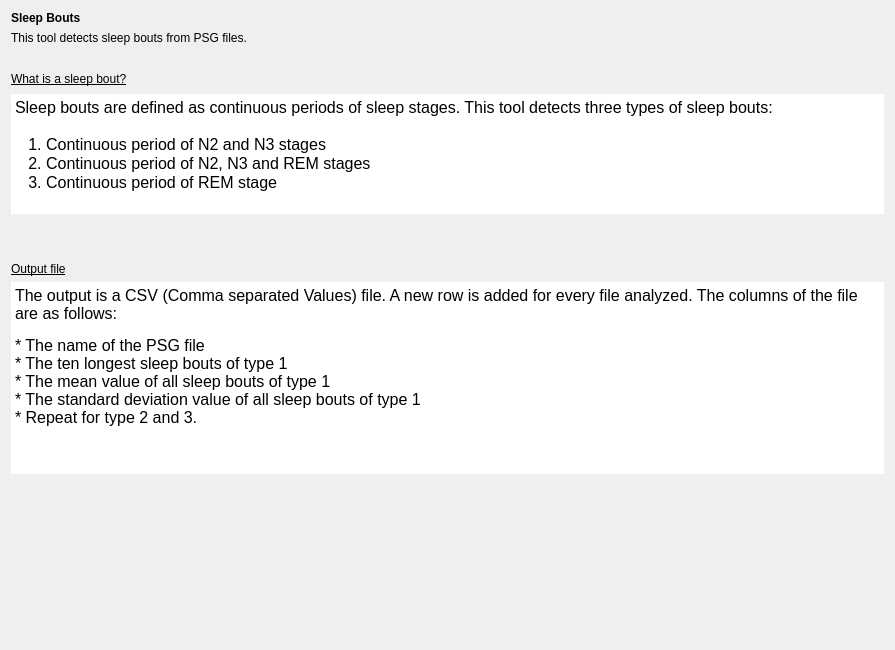
<?xml version="1.0" encoding="UTF-8"?>
<ui version="4.0">
 <class>IntroStep</class>
 <widget class="QWidget" name="IntroStep">
  <property name="geometry">
   <rect>
    <x>0</x>
    <y>0</y>
    <width>895</width>
    <height>650</height>
   </rect>
  </property>
  <property name="windowTitle">
   <string>Form</string>
  </property>
  <property name="styleSheet">
   <string notr="true">font: 12pt &quot;Roboto&quot;;</string>
  </property>
  <layout class="QHBoxLayout" name="horizontalLayout_2">
   <item>
    <layout class="QVBoxLayout" name="verticalLayout_4">
     <item>
      <layout class="QVBoxLayout" name="verticalLayout">
       <item>
        <widget class="QLabel" name="label">
         <property name="text">
          <string>&lt;html&gt;&lt;head/&gt;&lt;body&gt;&lt;p&gt;&lt;span style=&quot; font-weight:600;&quot;&gt;Sleep Bouts&lt;/span&gt;&lt;/p&gt;&lt;/body&gt;&lt;/html&gt;</string>
         </property>
        </widget>
       </item>
       <item>
        <widget class="QLabel" name="label_2">
         <property name="text">
          <string>This tool detects sleep bouts from PSG files.</string>
         </property>
        </widget>
       </item>
      </layout>
     </item>
     <item>
      <spacer name="verticalSpacer">
       <property name="orientation">
        <enum>Qt::Vertical</enum>
       </property>
       <property name="sizeType">
        <enum>QSizePolicy::Fixed</enum>
       </property>
       <property name="sizeHint" stdset="0">
        <size>
         <width>20</width>
         <height>20</height>
        </size>
       </property>
      </spacer>
     </item>
     <item>
      <layout class="QVBoxLayout" name="verticalLayout_2">
       <item>
        <widget class="QLabel" name="label_3">
         <property name="text">
          <string>&lt;html&gt;&lt;head/&gt;&lt;body&gt;&lt;p&gt;&lt;span style=&quot; text-decoration: underline;&quot;&gt;What is a sleep bout?&lt;/span&gt;&lt;/p&gt;&lt;/body&gt;&lt;/html&gt;</string>
         </property>
        </widget>
       </item>
       <item>
        <widget class="QTextEdit" name="textEdit_2">
         <property name="maximumSize">
          <size>
           <width>16777215</width>
           <height>120</height>
          </size>
         </property>
         <property name="frameShape">
          <enum>QFrame::NoFrame</enum>
         </property>
         <property name="frameShadow">
          <enum>QFrame::Plain</enum>
         </property>
         <property name="lineWidth">
          <number>0</number>
         </property>
         <property name="readOnly">
          <bool>true</bool>
         </property>
         <property name="html">
          <string>&lt;!DOCTYPE HTML PUBLIC &quot;-//W3C//DTD HTML 4.0//EN&quot; &quot;http://www.w3.org/TR/REC-html40/strict.dtd&quot;&gt;
&lt;html&gt;&lt;head&gt;&lt;meta name=&quot;qrichtext&quot; content=&quot;1&quot; /&gt;&lt;style type=&quot;text/css&quot;&gt;
p, li { white-space: pre-wrap; }
&lt;/style&gt;&lt;/head&gt;&lt;body style=&quot; font-family:'Roboto'; font-size:12pt; font-weight:400; font-style:normal;&quot;&gt;
&lt;p style=&quot; margin-top:0px; margin-bottom:0px; margin-left:0px; margin-right:0px; -qt-block-indent:0; text-indent:0px;&quot;&gt;Sleep bouts are defined as continuous periods of sleep stages. This tool detects three types of sleep bouts:&lt;br /&gt;&lt;/p&gt;
&lt;p style=&quot; margin-top:0px; margin-bottom:0px; margin-left:0px; margin-right:0px; -qt-block-indent:0; text-indent:0px;&quot;&gt;   1. Continuous period of N2 and N3 stages&lt;/p&gt;
&lt;p style=&quot; margin-top:0px; margin-bottom:0px; margin-left:0px; margin-right:0px; -qt-block-indent:0; text-indent:0px;&quot;&gt;   2. Continuous period of N2, N3 and REM stages&lt;/p&gt;
&lt;p style=&quot; margin-top:0px; margin-bottom:0px; margin-left:0px; margin-right:0px; -qt-block-indent:0; text-indent:0px;&quot;&gt;   3. Continuous period of REM stage&lt;/p&gt;&lt;/body&gt;&lt;/html&gt;</string>
         </property>
        </widget>
       </item>
       <item>
        <widget class="QLabel" name="label_5">
         <property name="text">
          <string/>
         </property>
         <property name="pixmap">
          <pixmap resource="sleep_bouts.qrc">:/sleep_bout/sleep_bouts.png</pixmap>
         </property>
         <property name="alignment">
          <set>Qt::AlignLeading|Qt::AlignLeft|Qt::AlignVCenter</set>
         </property>
        </widget>
       </item>
      </layout>
     </item>
     <item>
      <spacer name="verticalSpacer_2">
       <property name="orientation">
        <enum>Qt::Vertical</enum>
       </property>
       <property name="sizeType">
        <enum>QSizePolicy::Fixed</enum>
       </property>
       <property name="sizeHint" stdset="0">
        <size>
         <width>20</width>
         <height>20</height>
        </size>
       </property>
      </spacer>
     </item>
     <item>
      <layout class="QVBoxLayout" name="verticalLayout_3">
       <item>
        <widget class="QLabel" name="label_6">
         <property name="text">
          <string>&lt;html&gt;&lt;head/&gt;&lt;body&gt;&lt;p&gt;&lt;span style=&quot; text-decoration: underline;&quot;&gt;Output file&lt;/span&gt;&lt;/p&gt;&lt;/body&gt;&lt;/html&gt;</string>
         </property>
        </widget>
       </item>
       <item>
        <widget class="QTextEdit" name="textEdit">
         <property name="frameShape">
          <enum>QFrame::NoFrame</enum>
         </property>
         <property name="frameShadow">
          <enum>QFrame::Plain</enum>
         </property>
         <property name="lineWidth">
          <number>0</number>
         </property>
         <property name="readOnly">
          <bool>true</bool>
         </property>
         <property name="html">
          <string>&lt;!DOCTYPE HTML PUBLIC &quot;-//W3C//DTD HTML 4.0//EN&quot; &quot;http://www.w3.org/TR/REC-html40/strict.dtd&quot;&gt;
&lt;html&gt;&lt;head&gt;&lt;meta name=&quot;qrichtext&quot; content=&quot;1&quot; /&gt;&lt;style type=&quot;text/css&quot;&gt;
p, li { white-space: pre-wrap; }
&lt;/style&gt;&lt;/head&gt;&lt;body style=&quot; font-family:'Roboto'; font-size:12pt; font-weight:400; font-style:normal;&quot;&gt;
&lt;p style=&quot; margin-top:0px; margin-bottom:13px; margin-left:0px; margin-right:0px; -qt-block-indent:0; text-indent:0px;&quot;&gt;The output is a CSV (Comma separated Values) file. A new row is added for every file analyzed. The columns of the file are as follows:&lt;/p&gt;
&lt;p style=&quot; margin-top:0px; margin-bottom:13px; margin-left:0px; margin-right:0px; -qt-block-indent:0; text-indent:0px;&quot;&gt;* The name of the PSG file&lt;br /&gt;* The ten longest sleep bouts of type 1&lt;br /&gt;* The mean value of all sleep bouts of type 1&lt;br /&gt;* The standard deviation value of all sleep bouts of type 1&lt;br /&gt;* Repeat for type 2 and 3.&lt;/p&gt;&lt;/body&gt;&lt;/html&gt;</string>
         </property>
        </widget>
       </item>
      </layout>
     </item>
     <item>
      <spacer name="verticalSpacer_3">
       <property name="orientation">
        <enum>Qt::Vertical</enum>
       </property>
       <property name="sizeHint" stdset="0">
        <size>
         <width>20</width>
         <height>40</height>
        </size>
       </property>
      </spacer>
     </item>
    </layout>
   </item>
  </layout>
 </widget>
 <resources>
  <include location="../../../../../snooz-toolbox/src/main/python/ui/themes/themes.qrc"/>
  <include location="sleep_bouts.qrc"/>
 </resources>
 <connections/>
 <slots>
  <slot>on_choose()</slot>
  <slot>on_input_format_changed()</slot>
 </slots>
</ui>
